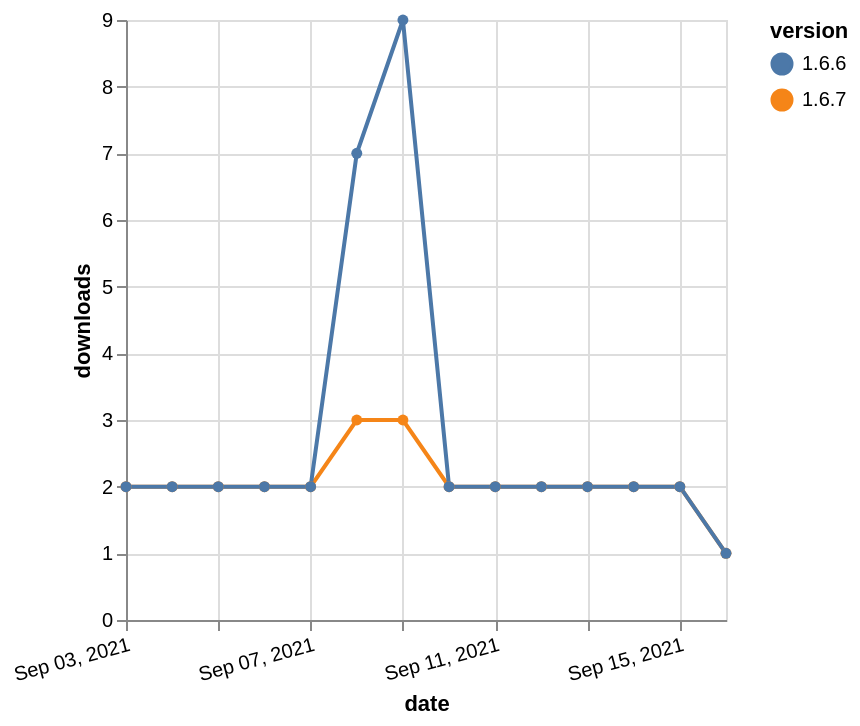

This figure's Vega-Lite source:
### Vega-Lite specification from a JSON file in a GitHub repository (floating-point values rounded to 4 significant figures)
{"$schema": "https://vega.github.io/schema/vega-lite/v5.json", "description": "A simple bar chart with embedded data.", "data": {"values": [{"date": "2021-09-03", "total": 1867, "delta": 2, "version": "1.6.7"}, {"date": "2021-09-04", "total": 1869, "delta": 2, "version": "1.6.7"}, {"date": "2021-09-05", "total": 1871, "delta": 2, "version": "1.6.7"}, {"date": "2021-09-06", "total": 1873, "delta": 2, "version": "1.6.7"}, {"date": "2021-09-07", "total": 1875, "delta": 2, "version": "1.6.7"}, {"date": "2021-09-08", "total": 1878, "delta": 3, "version": "1.6.7"}, {"date": "2021-09-09", "total": 1881, "delta": 3, "version": "1.6.7"}, {"date": "2021-09-10", "total": 1883, "delta": 2, "version": "1.6.7"}, {"date": "2021-09-11", "total": 1885, "delta": 2, "version": "1.6.7"}, {"date": "2021-09-12", "total": 1887, "delta": 2, "version": "1.6.7"}, {"date": "2021-09-13", "total": 1889, "delta": 2, "version": "1.6.7"}, {"date": "2021-09-14", "total": 1891, "delta": 2, "version": "1.6.7"}, {"date": "2021-09-15", "total": 1893, "delta": 2, "version": "1.6.7"}, {"date": "2021-09-16", "total": 1894, "delta": 1, "version": "1.6.7"}, {"date": "2021-09-03", "total": 3121, "delta": 2, "version": "1.6.6"}, {"date": "2021-09-04", "total": 3123, "delta": 2, "version": "1.6.6"}, {"date": "2021-09-05", "total": 3125, "delta": 2, "version": "1.6.6"}, {"date": "2021-09-06", "total": 3127, "delta": 2, "version": "1.6.6"}, {"date": "2021-09-07", "total": 3129, "delta": 2, "version": "1.6.6"}, {"date": "2021-09-08", "total": 3136, "delta": 7, "version": "1.6.6"}, {"date": "2021-09-09", "total": 3145, "delta": 9, "version": "1.6.6"}, {"date": "2021-09-10", "total": 3147, "delta": 2, "version": "1.6.6"}, {"date": "2021-09-11", "total": 3149, "delta": 2, "version": "1.6.6"}, {"date": "2021-09-12", "total": 3151, "delta": 2, "version": "1.6.6"}, {"date": "2021-09-13", "total": 3153, "delta": 2, "version": "1.6.6"}, {"date": "2021-09-14", "total": 3155, "delta": 2, "version": "1.6.6"}, {"date": "2021-09-15", "total": 3157, "delta": 2, "version": "1.6.6"}, {"date": "2021-09-16", "total": 3158, "delta": 1, "version": "1.6.6"}]}, "width": "container", "mark": {"type": "line", "point": {"filled": true}}, "encoding": {"x": {"field": "date", "type": "temporal", "timeUnit": "yearmonthdate", "title": "date", "axis": {"labelAngle": -15}}, "y": {"field": "delta", "type": "quantitative", "title": "downloads"}, "color": {"field": "version", "type": "nominal"}, "tooltip": {"field": "delta"}}}
